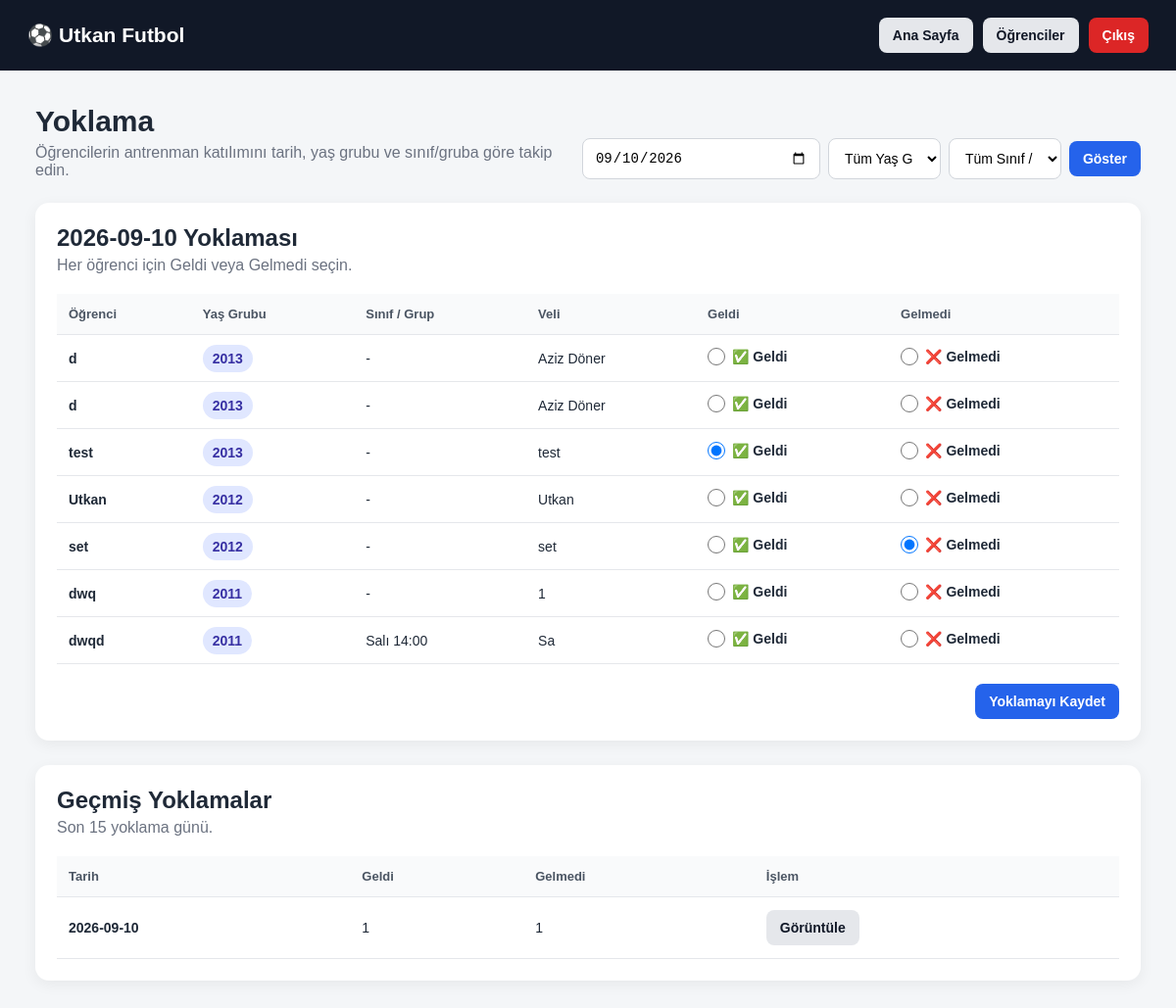
The page /attendance (signed in) on the database its author committed.
### tables this page shows
CREATE TABLE schools (
            id INTEGER PRIMARY KEY AUTOINCREMENT,
            name TEXT NOT NULL,
            username TEXT NOT NULL UNIQUE,
            password_hash TEXT NOT NULL,
            active INTEGER DEFAULT 1,
            created_at TEXT
        , finance_privacy_enabled INTEGER DEFAULT 0, finance_pin_hash TEXT);

CREATE TABLE students (
            id INTEGER PRIMARY KEY AUTOINCREMENT,
            school_id INTEGER NOT NULL,
            name TEXT NOT NULL,
            birth_year INTEGER NOT NULL,
            parent_name TEXT,
            phone TEXT,
            monthly_fee REAL DEFAULT 0,
            active INTEGER DEFAULT 1,
            notes TEXT,
            created_at TEXT, class_group TEXT,
            FOREIGN KEY (school_id)
                REFERENCES schools(id)
                ON DELETE CASCADE
        );

CREATE TABLE attendance (
            id INTEGER PRIMARY KEY AUTOINCREMENT,
            student_id INTEGER NOT NULL,
            attendance_date TEXT NOT NULL,
            present INTEGER DEFAULT 0,
            created_at TEXT,
            FOREIGN KEY (student_id)
                REFERENCES students(id)
                ON DELETE CASCADE,
            UNIQUE(student_id, attendance_date)
        );

### app.py (the view, shortened to what this page needs)
@app.route("/attendance", methods=["GET", "POST"])
def attendance():
    if not school_logged_in():
        return redirect(url_for("login"))
    school_id = session["school_id"]
    selected_date = request.args.get(
        "date",
        datetime.now().strftime("%Y-%m-%d")
    )
    selected_birth_year = request.args.get(
        "birth_year",
        ""
    ).strip()
    selected_class_group = request.args.get(
        "class_group",
        ""
    ).strip()
    conn = get_db()
    query = """
        SELECT
            s.*,
            a.present AS present,
            CASE
                WHEN a.id IS NULL THEN 0
                ELSE 1
            END AS attendance_saved
        FROM students s
        LEFT JOIN attendance a
            ON a.student_id = s.id
            AND a.attendance_date = ?
        WHERE s.school_id = ?
        AND s.active = 1
    """
    params = [
        selected_date,
        school_id
    ]
    if selected_birth_year:
        query += " AND s.birth_year = ?"
        params.append(selected_birth_year)
    if selected_class_group:
        query += " AND s.class_group = ?"
        params.append(selected_class_group)
    query += """
        ORDER BY
            s.birth_year DESC,
            COALESCE(s.class_group, '') ASC,
            s.name ASC
    """
    student_list = conn.execute(
        query,
        params
    ).fetchall()
    birth_years = conn.execute("""
        SELECT DISTINCT birth_year
        FROM students
        WHERE school_id = ?
        AND active = 1
        ORDER BY birth_year DESC
    """, (
        school_id,
    )).fetchall()
    class_groups = conn.execute("""
        SELECT DISTINCT class_group
        FROM students
        WHERE school_id = ?
        AND active = 1
        AND class_group IS NOT NULL
        AND TRIM(class_group) != ''
        ORDER BY class_group ASC
    """, (
        school_id,
    )).fetchall()
    history = conn.execute("""
        SELECT
            a.attendance_date,
            SUM(
                CASE
                    WHEN a.present = 1 THEN 1
                    ELSE 0
                END
            ) AS present_count,
            SUM(
                CASE
                    WHEN a.present = 0 THEN 1
                    ELSE 0
                END
            ) AS absent_count
        FROM attendance a
        JOIN students s
            ON s.id = a.student_id
        WHERE s.school_id = ?
        GROUP BY a.attendance_date
        ORDER BY a.attendance_date DESC
        LIMIT 15
    """, (
        school_id,
    )).fetchall()
    conn.close()
    return render_template(
        "attendance.html",
        students=student_list,
        selected_date=selected_date,
        selected_birth_year=selected_birth_year,
        selected_class_group=selected_class_group,
        birth_years=birth_years,
        class_groups=class_groups,
        history=history,
        finance_privacy_enabled=finance_is_required(school_id),
        finance_visible=finance_can_view(school_id)
    )

### app.py (called while the page is built)
def get_db():
    conn = sqlite3.connect(DB_NAME)
    conn.row_factory = sqlite3.Row
    conn.execute("PRAGMA foreign_keys = ON")
    return conn

def school_logged_in():
    return (
        session.get("logged_in")
        and session.get("role") == "school"
        and session.get("school_id")
    )

def get_school_finance_settings(school_id):
    conn = get_db()
    row = conn.execute("""
        SELECT
            finance_privacy_enabled,
            finance_pin_hash
        FROM schools
        WHERE id = ?
    """, (school_id,)).fetchone()
    conn.close()
    return row

def finance_is_required(school_id):
    settings = get_school_finance_settings(school_id)
    return bool(
        settings
        and settings["finance_privacy_enabled"]
    )

def finance_is_unlocked():
    return (
        session.get("finance_unlocked") is True
        and session.get("finance_unlocked_school_id")
        == session.get("school_id")
    )

def finance_can_view(school_id):
    return (
        not finance_is_required(school_id)
        or finance_is_unlocked()
    )

### templates/attendance.html (shortened to what this page needs)
<!DOCTYPE html>
<html lang="tr">
<head>
    <link rel="stylesheet" href="{{ url_for('static', filename='style.css') }}">
</head>
<body>
<header class="topbar">
    <div>
        <h2>⚽ {{ session.school_name or "Futbol Okulu Paneli" }}</h2>
    </div>
    <div class="top-actions">
        <a href="{{ url_for('dashboard') }}" class="btn">Ana Sayfa</a>
        <a href="{{ url_for('students') }}" class="btn">Öğrenciler</a>
        <a href="{{ url_for('logout') }}" class="btn danger">Çıkış</a>
    </div>
</header>
<main class="container">
    <div class="dashboard-heading">
        <div>
            <h1>Yoklama</h1>
            <p>Öğrencilerin antrenman katılımını tarih, yaş grubu ve sınıf/gruba göre takip edin.</p>
        </div>
        <form method="GET" class="compact-period-form">
            <input
                type="date"
                name="date"
                value="{{ selected_date }}"
            >
            <select name="birth_year">
                <option value="">Tüm Yaş Grupları</option>
            </select>
            <select name="class_group">
                <option value="">Tüm Sınıf / Gruplar</option>
            </select>
            <button type="submit" class="btn primary">
                Göster
            </button>
        </form>
    </div>
    <section class="panel-section">
        <div class="section-header">
            <div>
                <h2>
                    {{ selected_date }} Yoklaması
                </h2>
                <p>Her öğrenci için Geldi veya Gelmedi seçin.</p>
            </div>
        </div>
        {% if students %}
        <form method="POST">
            <div class="table-wrapper">
                <table>
                    <thead>
                        <tr>
                            <th>Öğrenci</th>
                            <th>Yaş Grubu</th>
                            <th>Sınıf / Grup</th>
                            <th>Veli</th>
                            <th>Geldi</th>
                            <th>Gelmedi</th>
                        </tr>
                    </thead>
                    <tbody>
                    {% for student in students %}
                        <tr>
                            <td>
                                <strong>{{ student.name }}</strong>
                            </td>
                            <td>
                                <span class="badge">
                                    {{ student.birth_year }}
                                </span>
                            </td>
                            <td>
                                {{ student.class_group or "-" }}
                            </td>
                            <td>
                                {{ student.parent_name or "-" }}
                            </td>
                            <td>
                                <label class="attendance-option present-option">
                                    <input
                                        type="radio"
                                        name="attendance_{{ student.id }}"
                                        value="present"
                                        {% if student.attendance_saved and student.present == 1 %}checked{% endif %}
                                    >
                                    <span>✅ Geldi</span>
                                </label>
                            </td>
                            <td>
                                <label class="attendance-option absent-option">
                                    <input
                                        type="radio"
                                        name="attendance_{{ student.id }}"
                                        value="absent"
                                        {% if student.attendance_saved and student.present == 0 %}checked{% endif %}
                                    >
                                    <span>❌ Gelmedi</span>
                                </label>
                            </td>
                        </tr>
                    {% endfor %}
                    </tbody>
                </table>
            </div>
            <div class="attendance-save">
                <button type="submit" class="btn primary">
                    Yoklamayı Kaydet
                </button>
            </div>
        </form>
        {% else %}
        <div class="empty-state">
            Bu filtrelere uygun aktif öğrenci bulunmuyor.
        </div>
        {% endif %}
    </section>
    <section class="panel-section attendance-history">
        <div class="section-header">
            <div>
                <h2>Geçmiş Yoklamalar</h2>
                <p>Son 15 yoklama günü.</p>
            </div>
        </div>
        {% if history %}
        <div class="table-wrapper">
            <table>
                <thead>
                    <tr>
                        <th>Tarih</th>
                        <th>Geldi</th>
                        <th>Gelmedi</th>
                        <th>İşlem</th>
                    </tr>
                </thead>
                <tbody>
                {% for item in history %}
                    <tr>
                        <td>
                            <strong>{{ item.attendance_date }}</strong>
                        </td>
                        <td>
                            {{ item.present_count }}
                        </td>
                        <td>
                            {{ item.absent_count }}
                        </td>
                        <td>
                            <a
                                href="{{ url_for(
                                    'attendance',
                                    date=item.attendance_date,
                                    birth_year=selected_birth_year,
                                    class_group=selected_class_group
                                ) }}"
                                class="btn"
                            >
                                Görüntüle
                            </a>
                        </td>
                    </tr>
                {% endfor %}
                </tbody>
            </table>
        </div>
        {% else %}
        <div class="empty-state">
            Henüz yoklama kaydı bulunmuyor.
        </div>
        {% endif %}
    </section>
</main>
</body>
</html>

### static/style.css (style rules this page uses)
* { box-sizing: border-box; margin: 0; padding: 0; }
body { font-family: Arial, Helvetica, sans-serif; background: #f4f6f8; color: #1f2937; }
a { text-decoration: none; }
.topbar { background: #111827; color: white; padding: 18px 28px; display: flex; align-items: center; justify-content: space-between; gap: 20px; flex-wrap: wrap; }
.topbar h2 { font-size: 21px; }
.top-actions { display: flex; gap: 10px; flex-wrap: wrap; }
.container { width: min(1200px, 94%); margin: 35px auto; }
.btn { border: none; cursor: pointer; display: inline-flex; align-items: center; justify-content: center; padding: 10px 14px; border-radius: 8px; background: #e5e7eb; color: #111827; font-size: 14px; font-weight: 600; transition: 0.2s; }
.btn.primary { background: #2563eb; color: white; }
.btn.danger { background: #dc2626; color: white; }
.panel-section { background: white; border-radius: 14px; padding: 22px; box-shadow: 0 4px 15px rgba(0, 0, 0, 0.06); }
.section-header { display: flex; justify-content: space-between; align-items: center; gap: 15px; margin-bottom: 20px; }
.section-header h2 { margin-bottom: 5px; }
.section-header p { color: #6b7280; }
.table-wrapper { overflow-x: auto; }
table { width: 100%; border-collapse: collapse; }
th, td { padding: 13px 12px; border-bottom: 1px solid #e5e7eb; text-align: left; white-space: nowrap; }
th { background: #f9fafb; font-size: 13px; color: #4b5563; }
td { font-size: 14px; }
input, select, textarea { width: 100%; padding: 11px 12px; border: 1px solid #d1d5db; border-radius: 8px; outline: none; font-size: 14px; background: white; }
.badge { background: #e0e7ff; color: #3730a3; padding: 6px 10px; border-radius: 20px; font-weight: 700; }
.dashboard-heading { display: flex; justify-content: space-between; align-items: flex-end; gap: 20px; margin-bottom: 24px; }
.dashboard-heading h1 { font-size: 30px; margin-bottom: 6px; }
.dashboard-heading p { color: #6b7280; }
.compact-period-form { display: flex; gap: 8px; align-items: center; }
.compact-period-form select { width: auto; min-width: 115px; }
.attendance-save { display: flex; justify-content: flex-end; margin-top: 20px; }
.attendance-history { margin-top: 25px; }
.attendance-option { display: inline-flex; align-items: center; gap: 7px; cursor: pointer; font-weight: 600; white-space: nowrap; }
.attendance-option input[type="radio"] { width: 18px; height: 18px; cursor: pointer; }
.present-option span, .absent-option span { font-size: 14px; }

### rows shown on the page
schools: name "Utkan Futbol"
students: name "d", birth_year "2013", class_group "-", parent_name "Aziz Döner"
students: name "d", birth_year "2013", class_group "-", parent_name "Aziz Döner"
attendance: name "test", birth_year "2013", class_group "-", parent_name "test", present "☑ ✅ Geldi", present "☐ ❌ Gelmedi"
students: name "Utkan", birth_year "2012", class_group "-", parent_name "Utkan"
attendance: name "set", birth_year "2012", class_group "-", parent_name "set", present "☐ ✅ Geldi", present "☑ ❌ Gelmedi"
students: name "dwq", birth_year "2011", class_group "-", parent_name "1"
students: name "dwqd", birth_year "2011", class_group "Salı 14:00", parent_name "Sa"

### other values the page prints
{{ selected_date }} "2026-09-10"
{{ item.attendance_date }} "2026-09-10"
{{ item.present_count }} "1"
{{ item.absent_count }} "1"
